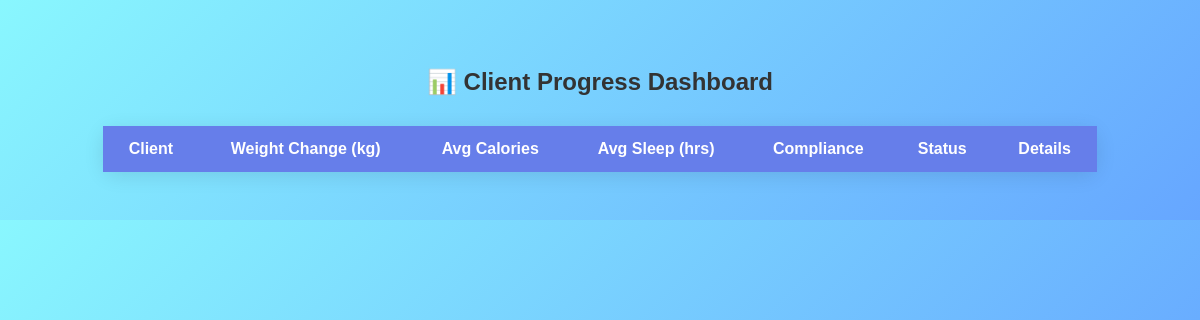
Before: /client/dietician/dashboard/ with the older database file.
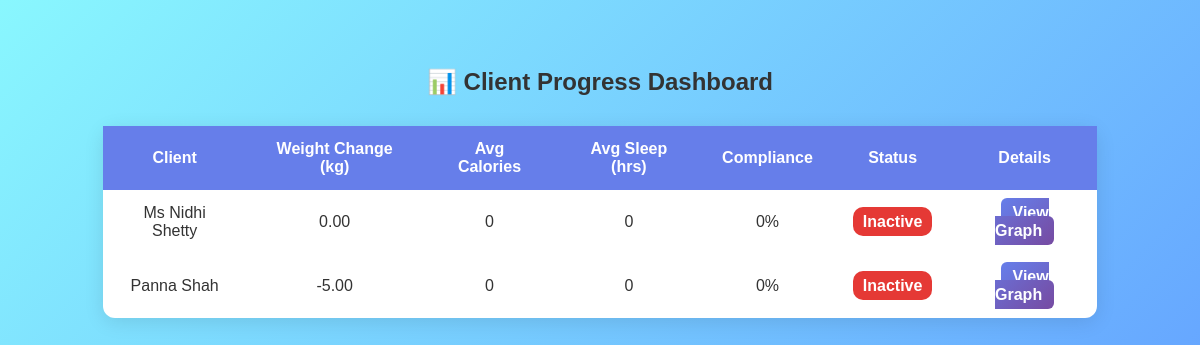
After: the same page with the newer database file.
### accounts/models.py (models this page shows, shortened)
class User(AbstractUser):
    ROLE_CHOICES = [
        ('NORMAL', 'Normal User'),
        ('DIETICIAN', 'Dietician'),
        ('MANAGER', 'Manager'),
        ('SENIOR_MANAGER', 'Senior Manager'),
        ('ADMIN', 'Admin'),
    ]
    role = models.CharField(max_length=20, choices=ROLE_CHOICES, default='NORMAL')
    dietician = models.ForeignKey('self', null=True, blank=True, related_name='users', on_delete=models.SET_NULL)
    manager = models.ForeignKey('self', null=True, blank=True, related_name='dieticians', on_delete=models.SET_NULL)
    senior_manager = models.ForeignKey('self', null=True, blank=True, related_name='managers', on_delete=models.SET_NULL)

### clients/views.py (the view)
# urls.py: path('dietician/dashboard/', dietician_dashboard, name='dietician_dashboard'),
def dietician_dashboard(request):
    clients = User.objects.filter(is_staff=False)
    summaries = [calculate_client_summary(u) for u in clients if calculate_client_summary(u)]
    return render(request, 'clients/dietician_dashboard.html', {
        'summaries': summaries
    })

### clients/templates/clients/dietician_dashboard.html (shortened to what this page needs)
<!DOCTYPE html>
<html lang="en">
<head>
</head>
<body>
  <h2>📊 Client Progress Dashboard</h2>
  <table>
    <thead>
      <tr>
        <th>Client</th>
        <th>Weight Change (kg)</th>
        <th>Avg Calories</th>
        <th>Avg Sleep (hrs)</th>
        <th>Compliance</th>
        <th>Status</th>
        <th>Details</th>
      </tr>
    </thead>
    <tbody>
      {% for c in summaries %}
      <tr>
        <td>{{ c.user.username }}</td>
        <td>{{ c.weight_change }}</td>
        <td>{{ c.avg_calories }}</td>
        <td>{{ c.avg_sleep }}</td>
        <td>{{ c.compliance }}%</td>
        <td><span class="status {{ c.color }}">{{ c.status }}</span></td>
        <td><a href="{% url 'client_view_graph' c.user.id %}" class="details-btn">View Graph</a></td>
      </tr>
      {% endfor %}
    </tbody>
  </table>
</body>
</html>

Changed rows visible on the page:
now on this page (row unchanged): User: user.username "Ms Nidhi Shetty", weight_change "0.00", avg_calories "0", avg_sleep "0", compliance "0", status "Inactive"
added User: user.username "Panna Shah", weight_change "-5.00", avg_calories "0", avg_sleep "0", compliance "0", status "Inactive"
